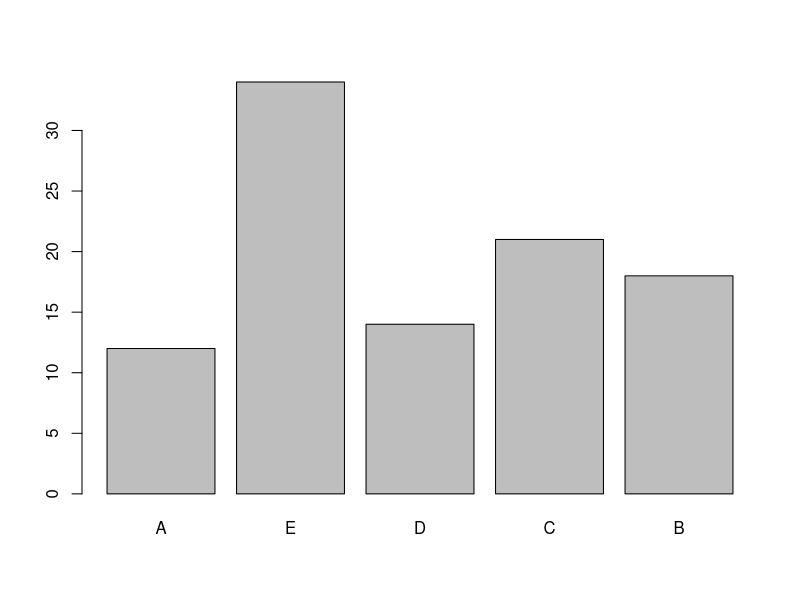

This figure's R source:
# Example: Reorder Factor Levels in R
# create data frame
df <- data.frame(region=factor(c('A', 'B', 'C', 'D', 'E')),
                 sales=c(12, 18, 21, 14, 34))

# view data frame
df

# display factor levels for region
levels(df$region)

# re-order factor levels for region
df$region <- factor(df$region, levels=c("A", "E", "D", "C", "B"))

# display factor levels for region
levels(df$region)

# re-order data frame based on factor levels for region
df <- df[order(levels(df$region)),]

# create barplot and place bars in order based on factor levels for region
barplot(df$sales, names=df$region)
